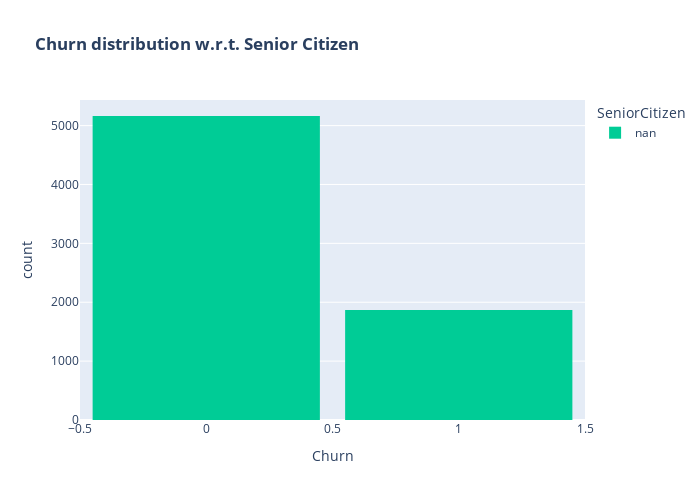

The notebook cell saved with this chart:
### Code cell
# Churn Distribution w.r.t Senior Citizens 

color_map = {"Yes": '#7fcdff', "No": '#326ada'}
fig = px.histogram(df, x="Churn", color="SeniorCitizen", title="<b>Churn distribution w.r.t. Senior Citizen</b>", color_discrete_map=color_map)
fig.update_layout(width=700, height=500, bargap=0.1)
fig.show()

### Figure 1 — Plotly figure (JSON) as saved in the notebook; plotly's stock layout.template omitted (floating-point values rounded to 4 significant figures; data arrays with more than 128 entries replaced by an {"elided": "..."} marker saying what was removed)
{"data": [{"alignmentgroup": "True", "bingroup": "x", "hovertemplate": "SeniorCitizen=nan<br>Churn=%{x}<br>count=%{y}<extra></extra>", "legendgroup": "nan", "marker": {"color": "#00cc96", "pattern": {"shape": ""}}, "name": "nan", "offsetgroup": "nan", "orientation": "v", "showlegend": true, "type": "histogram", "x": {"elided": "7032 int values"}, "xaxis": "x", "yaxis": "y"}], "layout": {"bargap": 0.1, "barmode": "relative", "height": 500, "legend": {"title": {"text": "SeniorCitizen"}, "tracegroupgap": 0}, "title": {"text": "<b>Churn distribution w.r.t. Senior Citizen</b>"}, "width": 700, "xaxis": {"anchor": "y", "domain": [0, 1], "title": {"text": "Churn"}}, "yaxis": {"anchor": "x", "domain": [0, 1], "title": {"text": "count"}}}}
